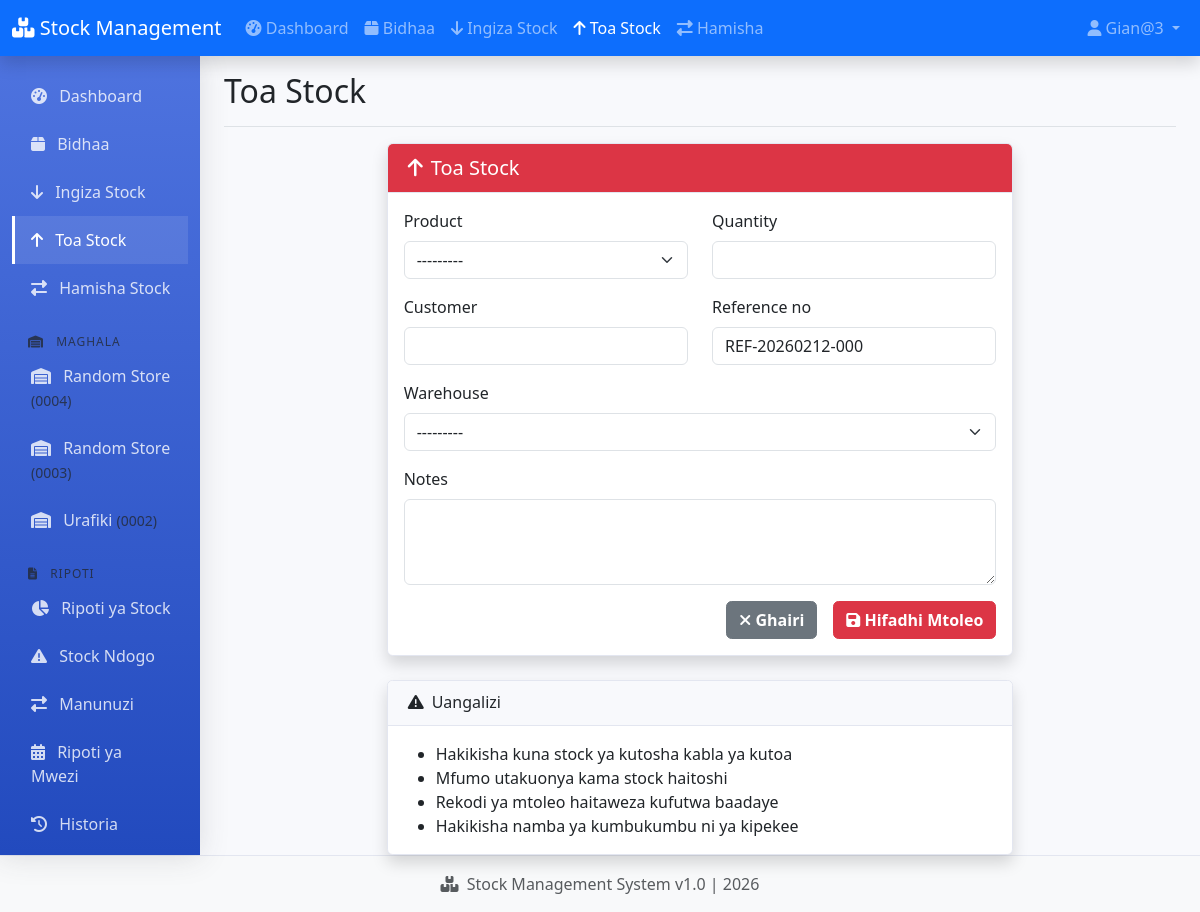
/stockout/ (signed in), run on the app's committed database.
### warehouse/models.py (models this page shows, shortened)
class Warehouse(models.Model):
    name = models.CharField(max_length=200)
    code = models.CharField(max_length=20, unique=True, blank=True, null=True)
    location = models.CharField(max_length=300, blank=True)
    manager = models.ForeignKey(User, on_delete=models.SET_NULL, null=True, blank=True)
    is_active = models.BooleanField(default=True)  # <-- IMENGEZWA!
    class Meta:
        ordering = ['name']
    def __str__(self):
        return f"{self.name} ({self.code})" if self.code else self.name

### warehouse/views.py (the view)
# urls.py: path('stockout/', views.add_stockout, name='add_stockout'),
@login_required(login_url='/admin/login/')
def add_stockout(request):
    if request.method == 'POST':
        form = StockOutForm(request.POST)
        if form.is_valid():
            try:
                stockout = form.save(commit=False)
                stockout.issued_by = request.user
                current_stock = stockout.product.get_stock_by_warehouse(stockout.warehouse)
                if stockout.quantity > current_stock:
                    messages.error(request, f'✗ Stock haitoshi kwenye {stockout.warehouse.name}! Iliyopo: {current_stock}')
                else:
                    stockout.save()
                    messages.success(request, f'✓ Stock ya {stockout.product.name} imetolewa kikamilifu kutoka {stockout.warehouse.name}!')
                    return redirect('dashboard')
            except Exception as e:
                messages.error(request, f'✗ Kuna tatizo: {str(e)}')
    else:
        form = StockOutForm()
    context = {
        'form': form,
        'warehouses': Warehouse.objects.all(),
        'products': Product.objects.all(),
    }
    return render(request, 'warehouse/transactions/stockout_form.html', context)

### warehouse/forms.py (shortened to what this page needs)
class StockOutForm(forms.ModelForm):
    class Meta:
        model = StockOut
        fields = ['product', 'warehouse', 'quantity', 'customer', 'reference_no', 'notes']
        widgets = {
            'product': forms.Select(attrs={'class': 'form-select'}),
            'warehouse': forms.Select(attrs={'class': 'form-select'}),
            'quantity': forms.NumberInput(attrs={'class': 'form-control', 'min': 1}),
            'customer': forms.TextInput(attrs={'class': 'form-control'}),
            'reference_no': forms.TextInput(attrs={'class': 'form-control'}),
            'notes': forms.Textarea(attrs={'class': 'form-control', 'rows': 3}),
        }
    def __init__(self, *args, **kwargs):
        super().__init__(*args, **kwargs)
        self.fields['product'].queryset = Product.objects.all()
        self.fields['warehouse'].queryset = Warehouse.objects.all()

### warehouse/context_processors.py (called while the page is built)
def warehouses(request):
    return {
        'warehouses': Warehouse.objects.all().order_by('id', 'name')
    }

### warehouse/models.py (called while the page is built)
    def __str__(self):
        return f"{self.name} ({self.sku})"

### warehouse/templates/warehouse/transactions/stockout_form.html (shortened to what this page needs)
{% extends 'warehouse/base.html' %}
{% block page_title %}Toa Stock{% endblock %}
{% block content %}
<div class="row">
    <div class="col-md-8 mx-auto">
        <div class="card shadow">
            <div class="card-header bg-danger text-white">
                <h5 class="mb-0">
                    <i class="fas fa-arrow-up me-2"></i>Toa Stock
                </h5>
            </div>
            <div class="card-body">
                <form method="post">
                    <div class="row">
                        <div class="col-md-6 mb-3">
                            <label class="form-label">{{ form.product.label }}</label>
                            {{ form.product }}
                        </div>
                        <div class="col-md-6 mb-3">
                            <label class="form-label">{{ form.quantity.label }}</label>
                            {{ form.quantity }}
                        </div>
                    </div>
                    <div class="row">
                        <div class="col-md-6 mb-3">
                            <label class="form-label">{{ form.customer.label }}</label>
                            {{ form.customer }}
                        </div>
                        <div class="col-md-6 mb-3">
                            <label class="form-label">{{ form.reference_no.label }}</label>
                            {{ form.reference_no }}
                        </div>
                    </div>
                    <div class="mb-3">
                        <label class="form-label">{{ form.warehouse.label }}</label>
                        {{ form.warehouse }}
                    </div>
                    <div class="mb-3">
                        <label class="form-label">{{ form.notes.label }}</label>
                        {{ form.notes }}
                    </div>
                    <div class="d-grid gap-2 d-md-flex justify-content-md-end">
                        <a href="{% url 'dashboard' %}" class="btn btn-secondary me-md-2">
                            <i class="fas fa-times"></i> Ghairi
                        </a>
                        <button type="submit" class="btn btn-danger">
                            <i class="fas fa-save"></i> Hifadhi Mtoleo
                        </button>
                    </div>
                </form>
            </div>
        </div>
        <div class="card shadow mt-4">
            <div class="card-header">
                <h6 class="mb-0">
                    <i class="fas fa-exclamation-triangle me-2"></i>Uangalizi
                </h6>
            </div>
            <div class="card-body">
                <ul class="mb-0">
                    <li>Hakikisha kuna stock ya kutosha kabla ya kutoa</li>
                    <li>Mfumo utakuonya kama stock haitoshi</li>
                    <li>Rekodi ya mtoleo haitaweza kufutwa baadaye</li>
                    <li>Hakikisha namba ya kumbukumbu ni ya kipekee</li>
                </ul>
            </div>
        </div>
    </div>
</div>
{% endblock %}

### warehouse/templates/warehouse/base.html (shortened to what this page needs)
<!DOCTYPE html>
<html lang="sw">
<head>
    <link href="https://cdn.jsdelivr.net/npm/bootstrap@5.3.0-alpha1/dist/css/bootstrap.min.css" rel="stylesheet">
    <link rel="stylesheet" href="https://cdnjs.cloudflare.com/ajax/libs/font-awesome/6.4.0/css/all.min.css">
    {% load static %}
    <link rel="stylesheet" href="{% static 'css/style.css' %}">
</head>
<body>
    <nav class="navbar navbar-expand-lg navbar-dark bg-primary shadow">
        <div class="container-fluid">
            <a class="navbar-brand" href="{% url 'dashboard' %}">
                <i class="fas fa-boxes"></i> Stock Management
            </a>
            <div class="collapse navbar-collapse" id="navbarNav">
                <ul class="navbar-nav me-auto">
                    <li class="nav-item">
                        <a class="nav-link {% if request.path == '/' %}active{% endif %}" href="{% url 'dashboard' %}">
                            <i class="fas fa-tachometer-alt"></i> Dashboard
                        </a>
                    </li>
                    <li class="nav-item">
                        <a class="nav-link {% if 'products' in request.path %}active{% endif %}" href="{% url 'product_list' %}">
                            <i class="fas fa-box"></i> Bidhaa
                        </a>
                    </li>
                    <li class="nav-item">
                        <a class="nav-link {% if 'stockin' in request.path %}active{% endif %}" href="{% url 'add_stockin' %}">
                            <i class="fas fa-arrow-down"></i> Ingiza Stock
                        </a>
                    </li>
                    <li class="nav-item">
                        <a class="nav-link {% if 'stockout' in request.path %}active{% endif %}" href="{% url 'add_stockout' %}">
                            <i class="fas fa-arrow-up"></i> Toa Stock
                        </a>
                    </li>
                    <li class="nav-item">
                        <a class="nav-link {% if 'transfer' in request.path %}active{% endif %}" href="{% url 'transfer_stock' %}">
                            <i class="fas fa-exchange-alt"></i> Hamisha
                        </a>
                    </li>
                </ul>
                <ul class="navbar-nav">
                    {% if user.is_authenticated %}
                    <li class="nav-item dropdown">
                        <a class="nav-link dropdown-toggle" href="#" id="userDropdown" role="button" data-bs-toggle="dropdown">
                            <i class="fas fa-user"></i> {{ user.username }}
                        </a>
                    </li>
                    {% else %}
                    <li class="nav-item">
                        <a class="nav-link" href="/admin/login/?next=/">
                            <i class="fas fa-sign-in-alt"></i> Login
                        </a>
                    </li>
                    {% endif %}
                </ul>
            </div>
        </div>
    </nav>
    <div class="container-fluid">
        <div class="row">
            <nav id="sidebar" class="col-md-3 col-lg-2 d-md-block bg-light sidebar">
                <div class="position-sticky pt-3">
                    <ul class="nav flex-column">
                        <li class="nav-item">
                            <a class="nav-link {% if request.path == '/' %}active{% endif %}" href="{% url 'dashboard' %}">
                                <i class="fas fa-tachometer-alt me-2"></i> Dashboard
                            </a>
                        </li>
                        <li class="nav-item">
                            <a class="nav-link {% if 'products' in request.path %}active{% endif %}" href="{% url 'product_list' %}">
                                <i class="fas fa-box me-2"></i> Bidhaa
                            </a>
                        </li>
                        <li class="nav-item">
                            <a class="nav-link {% if 'stockin' in request.path %}active{% endif %}" href="{% url 'add_stockin' %}">
                                <i class="fas fa-arrow-down me-2"></i> Ingiza Stock
                            </a>
                        </li>
                        <li class="nav-item">
                            <a class="nav-link {% if 'stockout' in request.path %}active{% endif %}" href="{% url 'add_stockout' %}">
                                <i class="fas fa-arrow-up me-2"></i> Toa Stock
                            </a>
                        </li>
                        <li class="nav-item">
                            <a class="nav-link {% if 'transfer' in request.path %}active{% endif %}" href="{% url 'transfer_stock' %}">
                                <i class="fas fa-exchange-alt me-2"></i> Hamisha Stock
                            </a>
                        </li>
                        <li class="nav-item mt-3">
                            <span class="sidebar-heading px-3 text-muted">
                                <i class="fas fa-warehouse me-2"></i> MAGHALA
                            </span>
                        </li>
                        {% for warehouse in warehouses %}
                        <li class="nav-item">
                            <a class="nav-link {% if warehouse.id|stringformat:'i' in request.path %}active{% endif %}"
                               href="{% url 'warehouse_stock' warehouse.id %}">
                                <i class="fas fa-warehouse me-2"></i> {{ warehouse.name }}
                                {% if warehouse.code %}
                                <small class="text-muted">({{ warehouse.code }})</small>
                                {% endif %}
                            </a>
                        </li>
                        {% empty %}
                        <li class="nav-item">
                            <span class="nav-link text-muted">
                                <i class="fas fa-info-circle me-2"></i> Hakuna maghala
                            </span>
                        </li>
                        {% endfor %}
                        <li class="nav-item mt-3">
                            <span class="sidebar-heading px-3 text-muted">
                                <i class="fas fa-file-alt me-2"></i> RIPOTI
                            </span>
                        </li>
                        <li class="nav-item">
                            <a class="nav-link {% if 'reports/stock' in request.path %}active{% endif %}" href="{% url 'stock_report' %}">
                                <i class="fas fa-chart-pie me-2"></i> Ripoti ya Stock
                            </a>
                        </li>
                        <li class="nav-item">
                            <a class="nav-link {% if 'reports/low-stock' in request.path %}active{% endif %}" href="{% url 'low_stock_report' %}">
                                <i class="fas fa-exclamation-triangle me-2"></i> Stock Ndogo
                            </a>
                        </li>
                        <li class="nav-item">
                            <a class="nav-link {% if 'reports/transactions' in request.path %}active{% endif %}" href="{% url 'transaction_report' %}">
                                <i class="fas fa-exchange-alt me-2"></i> Manunuzi
                            </a>
                        </li>
                        <li class="nav-item">
                            <a class="nav-link {% if 'reports/monthly' in request.path %}active{% endif %}" href="{% url 'monthly_report' %}">
                                <i class="fas fa-calendar-alt me-2"></i> Ripoti ya Mwezi
                            </a>
                        </li>
                        <li class="nav-item">
                            <a class="nav-link {% if 'transactions' in request.path %}active{% endif %}" href="{% url 'transaction_list' %}">
                                <i class="fas fa-history me-2"></i> Historia
                            </a>
                        </li>
                    </ul>
                </div>
            </nav>
            <main class="col-md-9 ms-sm-auto col-lg-10 px-md-4">
                <div class="d-flex justify-content-between flex-wrap flex-md-nowrap align-items-center pt-3 pb-2 mb-3 border-bottom">
                    <h1 class="h2">{% block page_title %}Dashboard{% endblock %}</h1>
                </div>
                {% block content %}
                {% endblock %}
            </main>
        </div>
    </div>
    <footer class="footer mt-auto py-3 bg-light">
        <div class="container text-center">
            <span class="text-muted">
                <i class="fas fa-boxes me-1"></i> Stock Management System v1.0 |
                {% now "Y" %}
            </span>
        </div>
    </footer>
    {% load static %}
</body>
</html>

### static/css/style.css (style rules this page uses)
:root { --primary: #4e73df; --secondary: #858796; --success: #1cc88a; --warning: #f6c23e; --danger: #e74a3b; --light: #f8f9fc; --dark: #5a5c69; }
body { font-family: 'Nunito', 'Segoe UI', Arial, sans-serif; background-color: #f8f9fc; }
.sidebar { background: linear-gradient(180deg, #4e73df 0%, #224abe 100%); min-height: calc(100vh - 56px); box-shadow: 0 0.15rem 1.75rem 0 rgba(58, 59, 69, 0.15); }
.sidebar .nav-link { color: rgba(255, 255, 255, 0.8); font-weight: 500; padding: 0.75rem 1rem; border-left: 3px solid transparent; transition: all 0.3s; }
.sidebar .nav-link.active { color: #fff; background: rgba(255, 255, 255, 0.1); border-left-color: #fff; }
.sidebar-heading { color: rgba(255, 255, 255, 0.4); font-size: 0.75rem; text-transform: uppercase; letter-spacing: 1px; }
.card { border: 1px solid #e3e6f0; border-radius: 0.35rem; box-shadow: 0 0.15rem 1.75rem 0 rgba(58, 59, 69, 0.15); }
.card-header { background-color: #f8f9fc; border-bottom: 1px solid #e3e6f0; padding: 0.75rem 1.25rem; }
.btn { border-radius: 0.35rem; font-weight: 600; }
.footer { background-color: #fff; border-top: 1px solid #e3e6f0; }
.card { transition: transform 0.3s ease, box-shadow 0.3s ease; }

### data on the page
Warehouse: name "Random Store", code "0004"
Warehouse: name "Random Store", code "0003"
Warehouse: name "Urafiki", code "0002"

### other printed values
{{ user.username }} "Gian@3"
